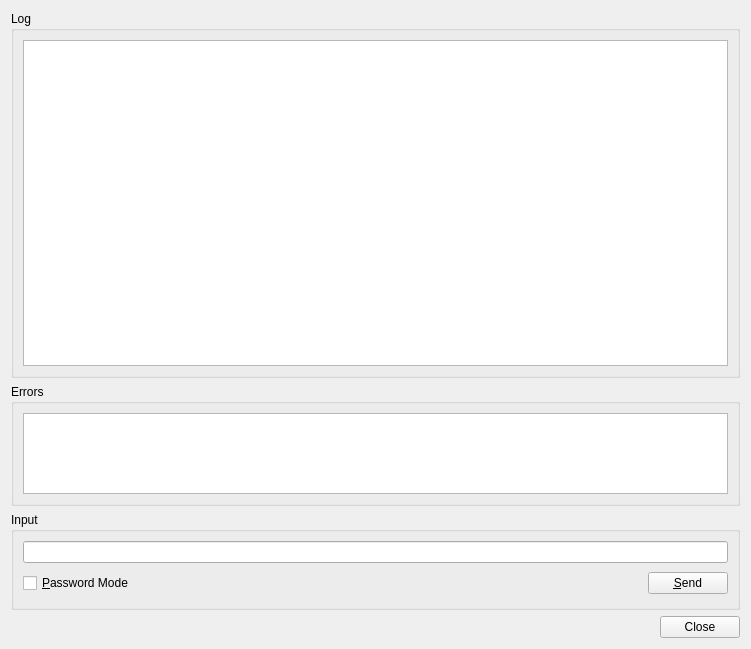
<?xml version="1.0" encoding="UTF-8"?>
<ui version="4.0">
 <class>SvnLogDialog</class>
 <widget class="QWidget" name="SvnLogDialog">
  <property name="geometry">
   <rect>
    <x>0</x>
    <y>0</y>
    <width>751</width>
    <height>649</height>
   </rect>
  </property>
  <property name="windowTitle">
   <string>Subversion Log</string>
  </property>
  <layout class="QVBoxLayout">
   <item>
    <widget class="QGroupBox" name="contentsGroup">
     <property name="sizePolicy">
      <sizepolicy hsizetype="Preferred" vsizetype="Preferred">
       <horstretch>0</horstretch>
       <verstretch>3</verstretch>
      </sizepolicy>
     </property>
     <property name="title">
      <string>Log</string>
     </property>
     <layout class="QVBoxLayout">
      <item>
       <widget class="QTextBrowser" name="contents">
        <property name="whatsThis">
         <string>&lt;b&gt;Subversion Log&lt;/b&gt;&lt;p&gt;This shows the output of the svn log command. By clicking on the links you may show the difference between versions.&lt;/p&gt;</string>
        </property>
       </widget>
      </item>
     </layout>
    </widget>
   </item>
   <item>
    <widget class="QGroupBox" name="errorGroup">
     <property name="sizePolicy">
      <sizepolicy hsizetype="Preferred" vsizetype="Expanding">
       <horstretch>0</horstretch>
       <verstretch>1</verstretch>
      </sizepolicy>
     </property>
     <property name="title">
      <string>Errors</string>
     </property>
     <layout class="QVBoxLayout">
      <item>
       <widget class="QTextEdit" name="errors">
        <property name="whatsThis">
         <string>&lt;b&gt;Subversion log errors&lt;/b&gt;&lt;p&gt;This shows possible error messages of the svn log command.&lt;/p&gt;</string>
        </property>
        <property name="readOnly">
         <bool>true</bool>
        </property>
        <property name="acceptRichText">
         <bool>false</bool>
        </property>
       </widget>
      </item>
     </layout>
    </widget>
   </item>
   <item>
    <widget class="QGroupBox" name="inputGroup">
     <property name="title">
      <string>Input</string>
     </property>
     <layout class="QGridLayout">
      <item row="1" column="1">
       <spacer>
        <property name="orientation">
         <enum>Qt::Horizontal</enum>
        </property>
        <property name="sizeType">
         <enum>QSizePolicy::Expanding</enum>
        </property>
        <property name="sizeHint" stdset="0">
         <size>
          <width>327</width>
          <height>29</height>
         </size>
        </property>
       </spacer>
      </item>
      <item row="1" column="2">
       <widget class="QPushButton" name="sendButton">
        <property name="toolTip">
         <string>Press to send the input to the subversion process</string>
        </property>
        <property name="text">
         <string>&amp;Send</string>
        </property>
        <property name="shortcut">
         <string>Alt+S</string>
        </property>
       </widget>
      </item>
      <item row="0" column="0" colspan="3">
       <widget class="QLineEdit" name="input">
        <property name="toolTip">
         <string>Enter data to be sent to the subversion process</string>
        </property>
       </widget>
      </item>
      <item row="1" column="0">
       <widget class="QCheckBox" name="passwordCheckBox">
        <property name="toolTip">
         <string>Select to switch the input field to password mode</string>
        </property>
        <property name="text">
         <string>&amp;Password Mode</string>
        </property>
        <property name="shortcut">
         <string>Alt+P</string>
        </property>
       </widget>
      </item>
     </layout>
    </widget>
   </item>
   <item>
    <widget class="QDialogButtonBox" name="buttonBox">
     <property name="orientation">
      <enum>Qt::Horizontal</enum>
     </property>
     <property name="standardButtons">
      <set>QDialogButtonBox::Close</set>
     </property>
    </widget>
   </item>
  </layout>
 </widget>
 <tabstops>
  <tabstop>contents</tabstop>
  <tabstop>errors</tabstop>
  <tabstop>input</tabstop>
  <tabstop>passwordCheckBox</tabstop>
  <tabstop>sendButton</tabstop>
  <tabstop>buttonBox</tabstop>
 </tabstops>
 <resources/>
 <connections>
  <connection>
   <sender>buttonBox</sender>
   <signal>rejected()</signal>
   <receiver>SvnLogDialog</receiver>
   <slot>close()</slot>
   <hints>
    <hint type="sourcelabel">
     <x>262</x>
     <y>624</y>
    </hint>
    <hint type="destinationlabel">
     <x>271</x>
     <y>647</y>
    </hint>
   </hints>
  </connection>
 </connections>
</ui>
